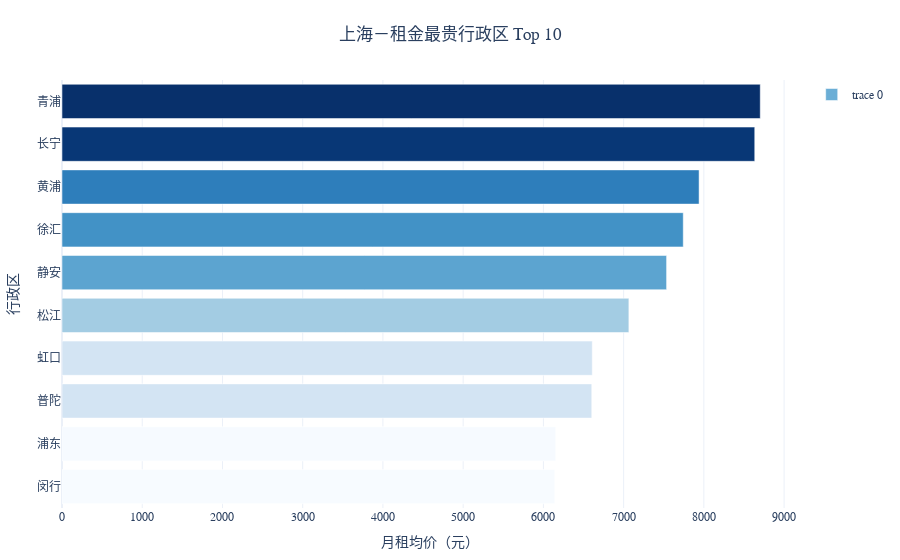

The notebook cell saved with this chart:
### Code cell
city_charts['bar'].show()

### Figure 1 — Plotly figure (JSON) as saved in the notebook; plotly's stock layout.template omitted (floating-point values rounded to 4 significant figures)
{"data": [{"marker": {"color": [8703.0, 8634.0, 7940.0, 7743.0, 7536.0, 7065.0, 6609.0, 6603.0, 6153.0, 6141.0], "colorscale": [[0.0, "rgb(247,251,255)"], [0.125, "rgb(222,235,247)"], [0.25, "rgb(198,219,239)"], [0.375, "rgb(158,202,225)"], [0.5, "rgb(107,174,214)"], [0.625, "rgb(66,146,198)"], [0.75, "rgb(33,113,181)"], [0.875, "rgb(8,81,156)"], [1.0, "rgb(8,48,107)"]]}, "orientation": "h", "x": [8703.0, 8634.0, 7940.0, 7743.0, 7536.0, 7065.0, 6609.0, 6603.0, 6153.0, 6141.0], "y": ["青浦", "长宁", "黄浦", "徐汇", "静安", "松江", "虹口", "普陀", "浦东", "闵行"], "type": "bar"}], "layout": {"xaxis": {"title": {"text": "月租均价（元）"}}, "yaxis": {"title": {"text": "行政区"}, "autorange": "reversed"}, "title": {"text": "上海－租金最贵行政区 Top 10", "x": 0.5, "y": 0.95, "xanchor": "center", "yanchor": "top"}, "font": {"family": "Microsoft YaHei", "size": 12}, "margin": {"l": 40, "r": 40, "t": 80, "b": 40}, "showlegend": true}}
